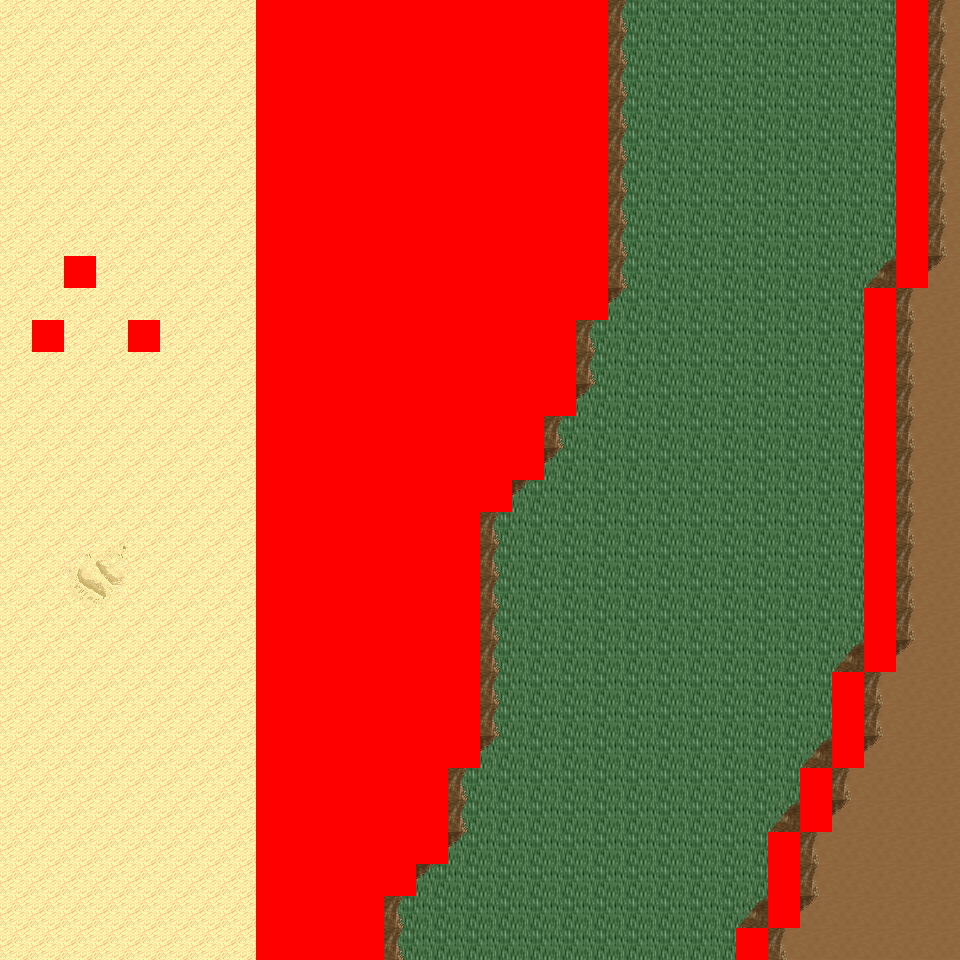

This is a level from a 2D game, rendered from its Tiled map with the project's own tilesets. A one-line summary and the map file follow, with tile-layer data summarised:
An orthogonal 30x30 tile map with 32x32 px tiles, 6 tile layers (Ground, Object, Object2, Above, ...), 14 tilesets and 4 objects (4x mapExit).

<map version="1.0" orientation="orthogonal" renderorder="right-down" width="30" height="30" tilewidth="32" tileheight="32" nextobjectid="5">
  <tileset firstgid="1" name="tileset_logic_collision" tilewidth="32" tileheight="32" tilecount="1" columns="1">
    <image source="../drawable/tileset_logic_collision.png" width="32" height="32" />
  </tileset>
  <tileset firstgid="2" name="tileset_ground_ground" tilewidth="32" tileheight="32" tilecount="33" columns="3">
    <image source="../drawable/tileset_ground_ground.png" width="96" height="352" />
  </tileset>
  <tileset firstgid="35" name="tileset_ground_ridge_earth_pale" tilewidth="32" tileheight="32" tilecount="96" columns="12">
    <image source="../drawable/tileset_ground_ridge_earth_pale.png" width="384" height="256" />
  </tileset>
  <tileset firstgid="131" name="tileset_ground_ridge_earth_dark" tilewidth="32" tileheight="32" tilecount="96" columns="12">
    <image source="../drawable/tileset_ground_ridge_earth_dark.png" width="384" height="256" />
  </tileset>
  <tileset firstgid="227" name="tileset_terrain_desert" tilewidth="32" tileheight="32" tilecount="88" columns="8">
    <image source="../drawable/tileset_terrain_desert.png" width="256" height="352" />
  </tileset>
  <tileset firstgid="315" name="tileset_plant_tree_tree_darkgreen" tilewidth="32" tileheight="32" tilecount="88" columns="8">
    <image source="../drawable/tileset_plant_tree_tree_darkgreen.png" width="256" height="352" />
  </tileset>
  <tileset firstgid="403" name="tileset_building_tan_building" tilewidth="32" tileheight="32" tilecount="24" columns="4">
    <image source="../drawable/tileset_building_tan_building.png" width="128" height="192" />
  </tileset>
  <tileset firstgid="427" name="tileset_plant_cactus_2" tilewidth="32" tileheight="32" tilecount="10" columns="5">
    <image source="../drawable/tileset_plant_cactus_2.png" width="160" height="64" />
  </tileset>
  <tileset firstgid="437" name="tileset_ground_sand_2" tilewidth="32" tileheight="32" tilecount="15" columns="5">
    <image source="../drawable/tileset_ground_sand_2.png" width="160" height="96" />
  </tileset>
  <tileset firstgid="452" name="tileset_object_stone_well" tilewidth="32" tileheight="32" tilecount="6" columns="2">
    <image source="../drawable/tileset_object_stone_well.png" width="64" height="96" />
  </tileset>
  <tileset firstgid="458" name="tileset_plant_tree_banana_tree" tilewidth="32" tileheight="32" tilecount="40" columns="4">
    <image source="../drawable/tileset_plant_tree_banana_tree.png" width="128" height="320" />
  </tileset>
  <tileset firstgid="498" name="tileset_ground_sand_edges" tilewidth="32" tileheight="32" tilecount="15" columns="5">
    <image source="../drawable/tileset_ground_sand_edges.png" width="160" height="96" />
  </tileset>
  <tileset firstgid="513" name="tileset_building_window_window_centered" tilewidth="32" tileheight="32" tilecount="1" columns="1">
    <image source="../drawable/tileset_building_window_window_centered.png" width="32" height="32" />
  </tileset>
  <tileset firstgid="514" name="tileset_building_door_closed" tilewidth="32" tileheight="32" tilecount="1" columns="1">
    <image source="../drawable/tileset_building_door_closed.png" width="32" height="32" />
  </tileset>
  <layer name="Ground" width="30" height="30">
    <data>[900 cells, 900 non-empty, 8 distinct tile ids]</data>
  </layer>
  <layer name="Object" width="30" height="30">
    <data>[900 cells, 182 non-empty, 17 distinct tile ids]</data>
  </layer>
  <layer name="Object2" width="30" height="30">
    <data>[900 cells, 4 non-empty, 4 distinct tile ids]</data>
  </layer>
  <layer name="Above" width="30" height="30">
    <data>[900 cells, 156 non-empty, 17 distinct tile ids]</data>
  </layer>
  <layer name="Above2" width="30" height="30">
    <data>[900 cells, 0 non-empty, 0 distinct tile ids]</data>
  </layer>
  <layer name="Walkable" width="30" height="30">
    <data>[900 cells, 286 non-empty, 1 distinct tile ids]</data>
  </layer>
  <objectgroup name="MapEvents">
    <object id="1" name="south" type="mapExit" x="0" y="928" width="256" height="32">
      <properties>
        <property name="map" value="level_0_x4_y146" />
        <property name="x" value="0" />
        <property name="y" value="1" />
      </properties>
    </object>
    <object id="2" name="south2" type="mapExit" x="384" y="928" width="352" height="32">
      <properties>
        <property name="map" value="level_0_x4_y146" />
        <property name="x" value="12" />
        <property name="y" value="1" />
      </properties>
    </object>
    <object id="3" name="south3" type="mapExit" x="768" y="928" width="192" height="32">
      <properties>
        <property name="map" value="level_0_x4_y146" />
        <property name="x" value="24" />
        <property name="y" value="1" />
      </properties>
    </object>
    <object id="4" name="west" type="mapExit" x="0" y="0" width="32" height="960">
      <properties>
        <property name="map" value="level_0_x3_y145" />
        <property name="x" value="28" />
        <property name="y" value="0" />
      </properties>
    </object>
  </objectgroup>
</map>
